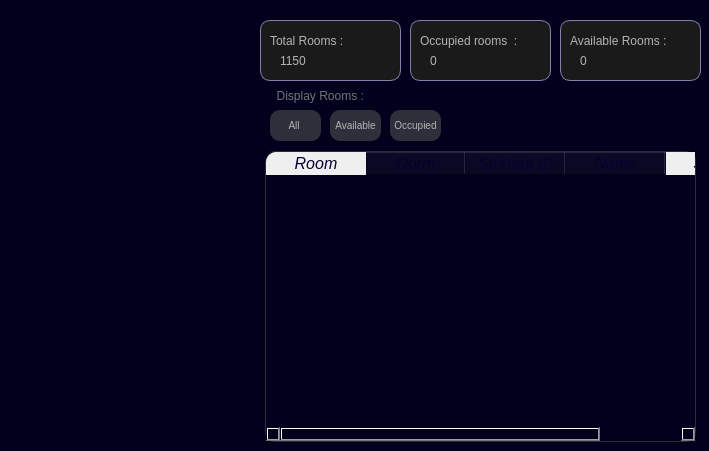
<?xml version="1.0" encoding="UTF-8"?>
<ui version="4.0">
 <class>Rooms</class>
 <widget class="QWidget" name="Rooms">
  <property name="geometry">
   <rect>
    <x>0</x>
    <y>0</y>
    <width>709</width>
    <height>451</height>
   </rect>
  </property>
  <property name="windowTitle">
   <string>Form</string>
  </property>
  <widget class="QFrame" name="frame_7">
   <property name="geometry">
    <rect>
     <x>-20</x>
     <y>-10</y>
     <width>751</width>
     <height>481</height>
    </rect>
   </property>
   <property name="styleSheet">
    <string notr="true">background-color : rgb(2, 0, 28);</string>
   </property>
   <property name="frameShape">
    <enum>QFrame::Shape::StyledPanel</enum>
   </property>
   <property name="frameShadow">
    <enum>QFrame::Shadow::Raised</enum>
   </property>
   <widget class="QFrame" name="frame_14">
    <property name="geometry">
     <rect>
      <x>280</x>
      <y>30</y>
      <width>141</width>
      <height>61</height>
     </rect>
    </property>
    <property name="styleSheet">
     <string notr="true">QFrame 
{
	Background-color:rgb(26 ,26 ,26);
	border-radius: 10px ;
	border: 1px solid rgb(137, 125, 171) ;
}</string>
    </property>
    <property name="frameShape">
     <enum>QFrame::Shape::StyledPanel</enum>
    </property>
    <property name="frameShadow">
     <enum>QFrame::Shadow::Raised</enum>
    </property>
    <widget class="QPushButton" name="pushButton_student_num_27">
     <property name="geometry">
      <rect>
       <x>10</x>
       <y>10</y>
       <width>91</width>
       <height>21</height>
      </rect>
     </property>
     <property name="styleSheet">
      <string notr="true">QPushButton {
    background-color:  rgb(26 ,26 ,26);
    border-radius: 10px;
    color: rgb(180, 180, 180);
    font-size: 12px;
	text-align:left;
	font: 700 &quot;Segoe UI&quot;;
}

QPushButton:hover {
    background-color: #404457;
}

QPushButton:checked {
    background-color: #404457;
} </string>
     </property>
     <property name="text">
      <string>Total Rooms : </string>
     </property>
    </widget>
    <widget class="QPushButton" name="TotalRooms_btn">
     <property name="geometry">
      <rect>
       <x>20</x>
       <y>30</y>
       <width>91</width>
       <height>21</height>
      </rect>
     </property>
     <property name="styleSheet">
      <string notr="true">QPushButton {
    background-color:  rgb(26 ,26 ,26);
    border-radius: 10px;
    color: rgb(180, 180, 180);
    font-size: 12px;
	text-align:left;
	font: 700 &quot;Segoe UI&quot;;
}

QPushButton:hover {
    background-color: #404457;
}

QPushButton:checked {
    background-color: #404457;
} </string>
     </property>
     <property name="text">
      <string>1150</string>
     </property>
    </widget>
   </widget>
   <widget class="QFrame" name="frame_15">
    <property name="geometry">
     <rect>
      <x>430</x>
      <y>30</y>
      <width>141</width>
      <height>61</height>
     </rect>
    </property>
    <property name="styleSheet">
     <string notr="true">QFrame 
{
	Background-color:rgb(26 ,26 ,26);
	border-radius: 10px ;
	border: 1px solid rgb(137, 125, 171) ;
}</string>
    </property>
    <property name="frameShape">
     <enum>QFrame::Shape::StyledPanel</enum>
    </property>
    <property name="frameShadow">
     <enum>QFrame::Shadow::Raised</enum>
    </property>
    <widget class="QPushButton" name="pushButton_student_num_28">
     <property name="geometry">
      <rect>
       <x>10</x>
       <y>10</y>
       <width>111</width>
       <height>21</height>
      </rect>
     </property>
     <property name="styleSheet">
      <string notr="true">QPushButton {
    background-color:  rgb(26 ,26 ,26);
    border-radius: 10px;
    color: rgb(180, 180, 180);
    font-size: 12px;
	text-align:left;
	font: 700 &quot;Segoe UI&quot;;
}

QPushButton:hover {
    background-color: #404457;
}

QPushButton:checked {
    background-color: #404457;
} </string>
     </property>
     <property name="text">
      <string>Occupied rooms  :</string>
     </property>
    </widget>
    <widget class="QPushButton" name="OccupiedRooms_btn">
     <property name="geometry">
      <rect>
       <x>20</x>
       <y>30</y>
       <width>91</width>
       <height>21</height>
      </rect>
     </property>
     <property name="styleSheet">
      <string notr="true">QPushButton {
    background-color:  rgb(26 ,26 ,26);
    border-radius: 10px;
    color: rgb(180, 180, 180);
    font-size: 12px;
	text-align:left;
	font: 700 &quot;Segoe UI&quot;;
}

QPushButton:hover {
    background-color: #404457;
}

QPushButton:checked {
    background-color: #404457;
} </string>
     </property>
     <property name="text">
      <string>0</string>
     </property>
    </widget>
   </widget>
   <widget class="QFrame" name="frame_16">
    <property name="geometry">
     <rect>
      <x>580</x>
      <y>30</y>
      <width>141</width>
      <height>61</height>
     </rect>
    </property>
    <property name="styleSheet">
     <string notr="true">QFrame 
{
	Background-color:rgb(26 ,26 ,26);
	border-radius: 10px ;
	border: 1px solid rgb(137, 125, 171) ;
}</string>
    </property>
    <property name="frameShape">
     <enum>QFrame::Shape::StyledPanel</enum>
    </property>
    <property name="frameShadow">
     <enum>QFrame::Shadow::Raised</enum>
    </property>
    <widget class="QPushButton" name="pushButton_student_num_29">
     <property name="geometry">
      <rect>
       <x>10</x>
       <y>10</y>
       <width>101</width>
       <height>21</height>
      </rect>
     </property>
     <property name="styleSheet">
      <string notr="true">QPushButton {
    background-color:  rgb(26 ,26 ,26);
    border-radius: 10px;
    color: rgb(180, 180, 180);
    font-size: 12px;
	text-align:left;
	font: 700 &quot;Segoe UI&quot;;
}

QPushButton:hover {
    background-color: #404457;
}

QPushButton:checked {
    background-color: #404457;
} </string>
     </property>
     <property name="text">
      <string>Available Rooms : </string>
     </property>
    </widget>
    <widget class="QPushButton" name="AvailableRooms_btn">
     <property name="geometry">
      <rect>
       <x>20</x>
       <y>30</y>
       <width>91</width>
       <height>21</height>
      </rect>
     </property>
     <property name="styleSheet">
      <string notr="true">QPushButton {
    background-color:  rgb(26 ,26 ,26);
    border-radius: 10px;
    color: rgb(180, 180, 180);
    font-size: 12px;
	text-align:left;
	font: 700 &quot;Segoe UI&quot;;
}

QPushButton:hover {
    background-color: #404457;
}

QPushButton:checked {
    background-color: #404457;
} </string>
     </property>
     <property name="text">
      <string>0</string>
     </property>
    </widget>
   </widget>
   <widget class="QTableWidget" name="tableWidget">
    <property name="geometry">
     <rect>
      <x>285</x>
      <y>161</y>
      <width>431</width>
      <height>291</height>
     </rect>
    </property>
    <property name="styleSheet">
     <string notr="true">QTableWidget {
    border-radius: 10px;
    border: 1px solid #2a2d3a;
}

QHeaderView::section:first {
    border-top-left-radius: 10px;
}

QHeaderView::section:last {
    border-top-right-radius: 10px;
}</string>
    </property>
    <property name="showGrid">
     <bool>true</bool>
    </property>
    <column>
     <property name="text">
      <string>Room</string>
     </property>
     <property name="font">
      <font>
       <pointsize>12</pointsize>
       <italic>true</italic>
      </font>
     </property>
     <property name="background">
      <color>
       <red>57</red>
       <green>57</green>
       <blue>57</blue>
      </color>
     </property>
     <property name="foreground">
      <brush brushstyle="SolidPattern">
       <color alpha="255">
        <red>8</red>
        <green>0</green>
        <blue>47</blue>
       </color>
      </brush>
     </property>
    </column>
    <column>
     <property name="text">
      <string>Dorm</string>
     </property>
     <property name="font">
      <font>
       <pointsize>12</pointsize>
       <italic>true</italic>
      </font>
     </property>
     <property name="background">
      <color>
       <red>57</red>
       <green>57</green>
       <blue>57</blue>
      </color>
     </property>
     <property name="foreground">
      <brush brushstyle="SolidPattern">
       <color alpha="255">
        <red>5</red>
        <green>0</green>
        <blue>47</blue>
       </color>
      </brush>
     </property>
    </column>
    <column>
     <property name="text">
      <string>Student ID</string>
     </property>
     <property name="font">
      <font>
       <pointsize>12</pointsize>
       <italic>true</italic>
      </font>
     </property>
     <property name="background">
      <color>
       <red>57</red>
       <green>57</green>
       <blue>57</blue>
      </color>
     </property>
     <property name="foreground">
      <brush brushstyle="SolidPattern">
       <color alpha="255">
        <red>8</red>
        <green>0</green>
        <blue>47</blue>
       </color>
      </brush>
     </property>
    </column>
    <column>
     <property name="text">
      <string>Name</string>
     </property>
     <property name="font">
      <font>
       <pointsize>12</pointsize>
       <italic>true</italic>
      </font>
     </property>
     <property name="background">
      <color>
       <red>57</red>
       <green>57</green>
       <blue>57</blue>
      </color>
     </property>
     <property name="foreground">
      <brush brushstyle="SolidPattern">
       <color alpha="255">
        <red>8</red>
        <green>0</green>
        <blue>47</blue>
       </color>
      </brush>
     </property>
    </column>
    <column>
     <property name="text">
      <string>Status</string>
     </property>
     <property name="font">
      <font>
       <pointsize>12</pointsize>
       <italic>true</italic>
      </font>
     </property>
     <property name="background">
      <color>
       <red>57</red>
       <green>57</green>
       <blue>57</blue>
      </color>
     </property>
     <property name="foreground">
      <brush brushstyle="SolidPattern">
       <color alpha="255">
        <red>8</red>
        <green>0</green>
        <blue>47</blue>
       </color>
      </brush>
     </property>
    </column>
   </widget>
   <widget class="QPushButton" name="btn_all">
    <property name="geometry">
     <rect>
      <x>290</x>
      <y>120</y>
      <width>51</width>
      <height>31</height>
     </rect>
    </property>
    <property name="styleSheet">
     <string notr="true">QPushButton {
    background-color: #2D2F3A;
    border-radius: 10px;
    color: rgb(180, 180, 180);
    font-size: 10px;
   
	font: 700 &quot;Segoe UI&quot;;
}

QPushButton:hover {
    background-color: #404457;
}

QPushButton:checked {
    background-color: #404457;
}</string>
    </property>
    <property name="text">
     <string>All </string>
    </property>
   </widget>
   <widget class="QPushButton" name="btn_available">
    <property name="geometry">
     <rect>
      <x>350</x>
      <y>120</y>
      <width>51</width>
      <height>31</height>
     </rect>
    </property>
    <property name="styleSheet">
     <string notr="true">QPushButton {
    background-color: #2D2F3A;
    border-radius: 10px;
    color: rgb(180, 180, 180);
    font-size: 10px;
   
	font: 700 &quot;Segoe UI&quot;;
}

QPushButton:hover {
    background-color: #404457;
}

QPushButton:checked {
    background-color: #404457;
}</string>
    </property>
    <property name="text">
     <string>Available</string>
    </property>
   </widget>
   <widget class="QPushButton" name="btn_occupied">
    <property name="geometry">
     <rect>
      <x>410</x>
      <y>120</y>
      <width>51</width>
      <height>31</height>
     </rect>
    </property>
    <property name="styleSheet">
     <string notr="true">QPushButton {
    background-color: #2D2F3A;
    border-radius: 10px;
    color: rgb(180, 180, 180);
    font-size: 10px;
   
	font: 700 &quot;Segoe UI&quot;;
}

QPushButton:hover {
    background-color: #404457;
}

QPushButton:checked {
    background-color: #404457;
}</string>
    </property>
    <property name="text">
     <string>Occupied</string>
    </property>
   </widget>
   <widget class="QLabel" name="label_10">
    <property name="geometry">
     <rect>
      <x>290</x>
      <y>95</y>
      <width>311</width>
      <height>21</height>
     </rect>
    </property>
    <property name="styleSheet">
     <string notr="true">font: italic 500 9pt &quot;Segoe UI&quot;;
color: rgb(117, 117, 117);</string>
    </property>
    <property name="text">
     <string>  Display Rooms :</string>
    </property>
   </widget>
  </widget>
 </widget>
 <resources/>
 <connections/>
</ui>
